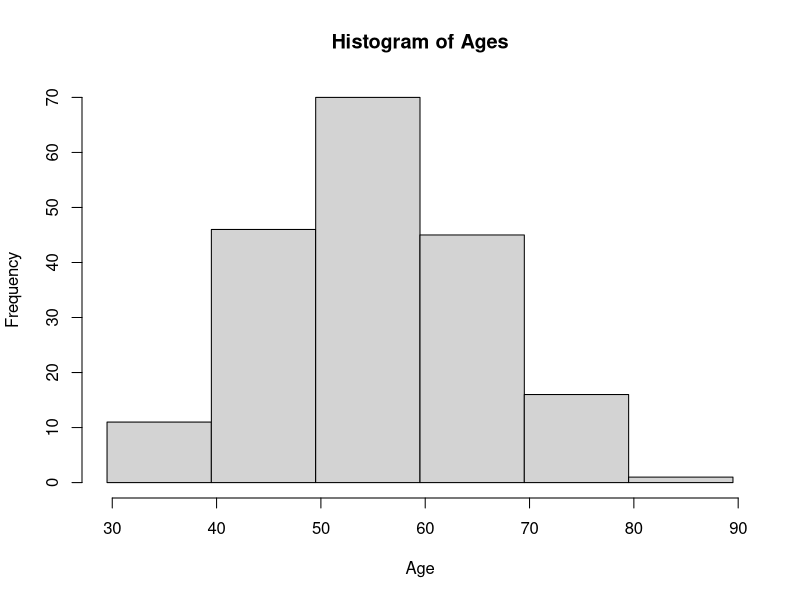

Generate this figure with R:
# ==========================================
# Ejercicio 2.3.2
# Biostatistics - Wayne Daniel
# Histograma usando true class limits
# ==========================================

# True class limits
breaks <- c(29.5,39.5,49.5,59.5,69.5,79.5,89.5)

# Frecuencias del libro
frecuencia <- c(11,46,70,45,16,1)

# Puntos medios de los intervalos
midpoints <- c(34.5,44.5,54.5,64.5,74.5,84.5)

# Crear datos ficticios para reproducir las frecuencias
edad <- rep(midpoints, frecuencia)


# Histograma
hist(edad,
     breaks=breaks,
     col="lightgray",
     main="Histogram of Ages",
     xlab="Age",
     ylab="Frequency")
